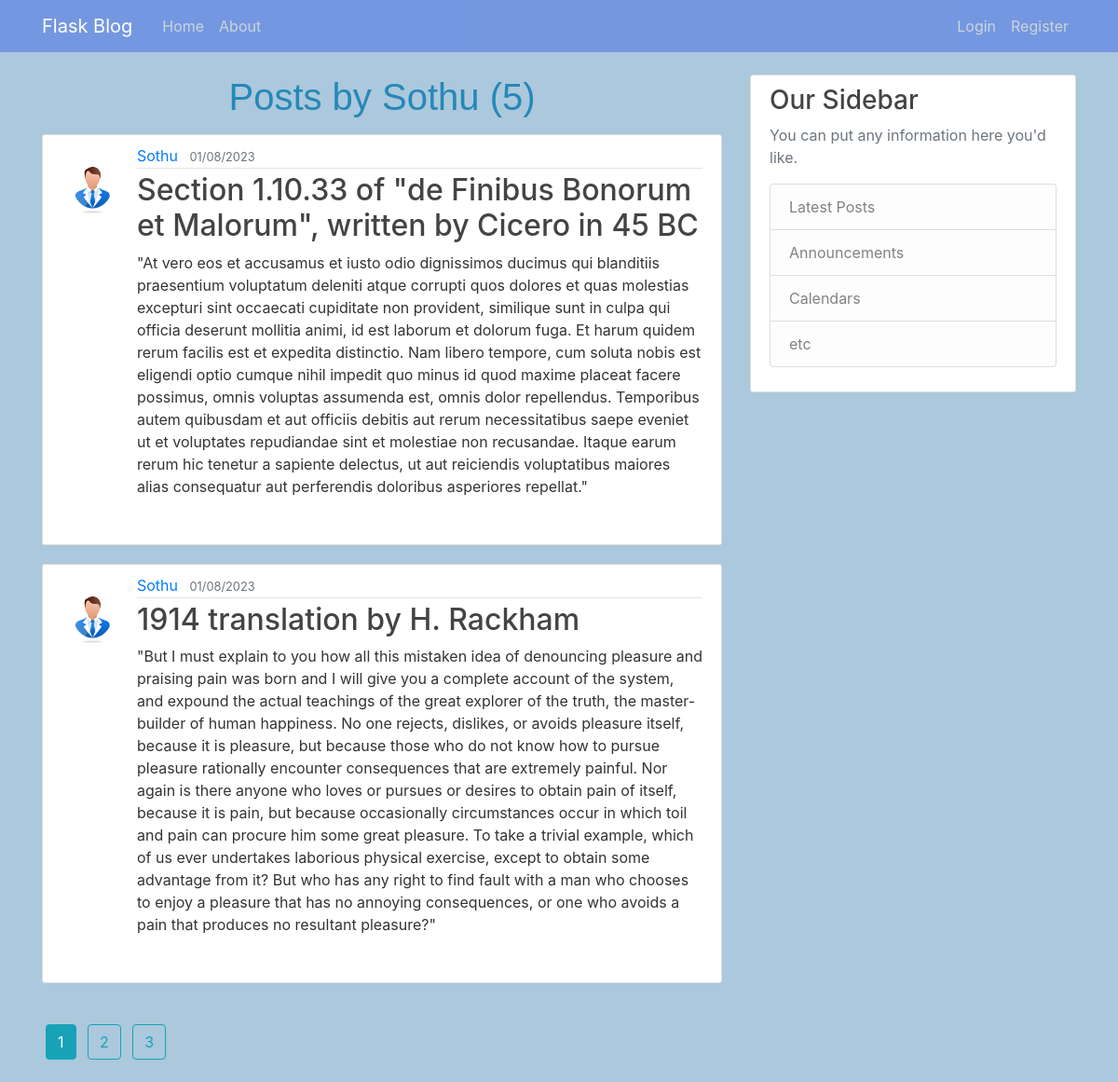
The page /user/Sothu on the database its author committed.
### blog/models.py (models this page shows, shortened)
class User(db.Model,UserMixin):
    id = db.Column(db.Integer,primary_key=True)
    username = db.Column(db.String(15),unique=True,nullable=False)
    email = db.Column(db.String(50),unique=True,nullable=False)
    user_dp=db.Column(db.String(20),nullable=False,default='default.jpg')
    password = db.Column(db.String(50),nullable=False)
    posts = db.relationship('Post',backref='author',lazy=True)

class Post(db.Model):
    id = db.Column(db.Integer,primary_key=True)
    title = db.Column(db.String(15),nullable=False)
    date_posted = db.Column(db.DateTime,nullable=False,default=datetime.utcnow)
    content = db.Column(db.Text,nullable=False)
    user_id = db.Column(db.Integer,db.ForeignKey('user.id'),nullable=False)

### blog/routes.py (the view)
@app.route("/user/<string:username>")
def user_posts(username):
    page=request.args.get('page',1,type=int)
    user=User.query.filter_by(username=username).first_or_404()
    posts=Post.query.filter_by(author=user)\
        .order_by(Post.date_posted.desc())\
        .paginate(page=page,per_page=2)
    return render_template('user_posts.html', posts=posts,user=user)

### blog/templates/user_posts.html
{% extends "layout.html" %}
{% block content %}
    <h1 class=" user_post_heading mb-3"> Posts by {{ user.username }} ({{ posts.total }})</h1>
    {% for post in posts.items %}
        <article class="media content-section">
          <img class="rounded-circle article-img" src=" {{ url_for('static',filename='profile/' + post.author.user_dp) }} " alt="">
          <div class="media-body">
            <div class="article-metadata">
              <a class="mr-2" href="{{ url_for('user_posts',username=post.author.username) }}">{{ post.author.username }}</a>
              <small class="text-muted">{{ post.date_posted.strftime('%m/%d/%Y') }}</small>
            </div>
            <h2><a class="article-title" href="{{url_for('post',post_id=post.id)}}">{{ post.title }}</a></h2>
            <p class="article-content">{{ post.content }}</p>
          </div>
        </article>
    {% endfor %}
    {% for page_num in posts.iter_pages(left_edge=1,right_edge=1,left_current=1,right_current=1) %}
        {% if page_num==posts.page %}
          <a class="btn btn-info mt-4 mb-4 ml-1 mr-1" href="{{url_for('user_posts',username=user.username,page=page_num) }}">{{ page_num }}</a>
        {% elif page_num %}
          <a class="btn btn-outline-info mt-4 mb-4 ml-1 mr-1" href="{{url_for('user_posts',username=user.username,page=page_num) }}">{{ page_num }}</a>
        {% else %}
          ...
        {% endif %}
    {% endfor %}
{% endblock content %}

### blog/templates/layout.html (shortened to what this page needs)
<!DOCTYPE html>
<html>
<head>
    <link rel="stylesheet" href="https://maxcdn.bootstrapcdn.com/bootstrap/4.0.0/css/bootstrap.min.css">
    <link rel="stylesheet" type="text/css" href="{{ url_for('static', filename='main.css') }}">
</head>
<body>
    <header class="site-header">
      <nav class="navbar navbar-expand-md navbar-dark bg-steel fixed-top">
        <div class="container">
          <a class="navbar-brand mr-4" href="/">Flask Blog</a>
          <div class="collapse navbar-collapse" id="navbarToggle">
            <div class="navbar-nav mr-auto">
              <a class="nav-item nav-link" href="{{url_for('home')}}">Home</a>
              <a class="nav-item nav-link" href="{{url_for('about')}}">About</a>
            </div>
            <div class="navbar-nav">
              {% if current_user.is_authenticated %}
                <a class="nav-item nav-link" href="{{url_for('post_new')}}">New Post</a>
                <a class="nav-item nav-link" href="{{url_for('account')}}">Account</a>
                <a class="nav-item nav-link" href="{{url_for('logout')}}">Logout</a>
              {% else %}
                <a class="nav-item nav-link" href="{{url_for('login')}}">Login</a>
                <a class="nav-item nav-link" href="{{url_for('register')}}">Register</a>
              {% endif %}
            </div>
          </div>
        </div>
      </nav>
    </header>
    <main role="main" class="container">
      <div class="row">
        <div class="col-md-8">
          {% block content %}{% endblock %}
        </div>
        <div class="col-md-4">
          <div class="content-section">
            <h3>Our Sidebar</h3>
            <p class='text-muted'>You can put any information here you'd like.
              <ul class="list-group">
                <li class="list-group-item list-group-item-light">Latest Posts</li>
                <li class="list-group-item list-group-item-light">Announcements</li>
                <li class="list-group-item list-group-item-light">Calendars</li>
                <li class="list-group-item list-group-item-light">etc</li>
              </ul>
            </p>
          </div>
        </div>
      </div>
    </main>
</body>
</html>

### blog/static/main.css (style rules this page uses)
body { background: rgb(171, 200, 220); color: #333333; margin-top: 5rem; }
h1, h2, h3, h4, h5, h6 { color: #444444; }
.bg-steel { background-color: #5a81e4ad; }
.site-header .navbar-nav .nav-link { color: #cbd5db; }
.content-section { background: #ffffff; padding: 10px 20px; border: 1px solid #dddddd; border-radius: 3px; margin-bottom: 20px; }
.article-title { color: #444444; }
.article-content { white-space: pre-line; }
.article-img { margin-top: 15px; height: 65px; width: 65px; margin-right: 16px; }
.article-metadata { padding-bottom: 1px; margin-bottom: 4px; border-bottom: 1px solid #e3e3e3 }
h1.user_post_heading { text-align:center; color:rgb(37 136 184); font-family: Arial, Helvetica, sans-serif; }

### rows shown on the page
User: username "Sothu"
Post: user_dp (placeholder picture), author.username "Sothu", date_posted "01/08/2023", title "Section 1.10.33 of \"de Finibus Bonorum et Malorum\", written by Cicero in 45 BC", content "\"At vero eos et accusamus et iusto odio dignissimos ducimus qui blanditiis praesentium voluptatum deleniti atque corrupti quos dolores et quas molestias excepturi sint occaecati cupiditate non provident, similique sunt in culpa qui officia deserunt mollitia animi, id est laborum et dolorum fuga. Et harum quidem rerum facilis est et expedita distinctio. Nam libero tempore, cum soluta nobis est eligendi optio cumque nihil impedit quo minus id quod maxime placeat facere possimus, omnis voluptas assumenda est, omnis dolor repellendus. Temporibus autem quibusdam et aut officiis debitis aut rerum necessitatibus saepe eveniet ut et voluptates repudiandae sint et molestiae non recusandae. Itaque…"
Post: user_dp (placeholder picture), author.username "Sothu", date_posted "01/08/2023", title "1914 translation by H. Rackham", content "\"But I must explain to you how all this mistaken idea of denouncing pleasure and praising pain was born and I will give you a complete account of the system, and expound the actual teachings of the great explorer of the truth, the master-builder of human happiness. No one rejects, dislikes, or avoids pleasure itself, because it is pleasure, but because those who do not know how to pursue pleasure rationally encounter consequences that are extremely painful. Nor again is there anyone who loves or pursues or desires to obtain pain of itself, because it is pain, but because occasionally circumstances occur in which toil and pain can procure him some great pleasure. To take a trivial example,…"

### other values the page prints
{{ posts.total }} "5"
{{ page_num }} "1"
{{ page_num }} "2" "3"
